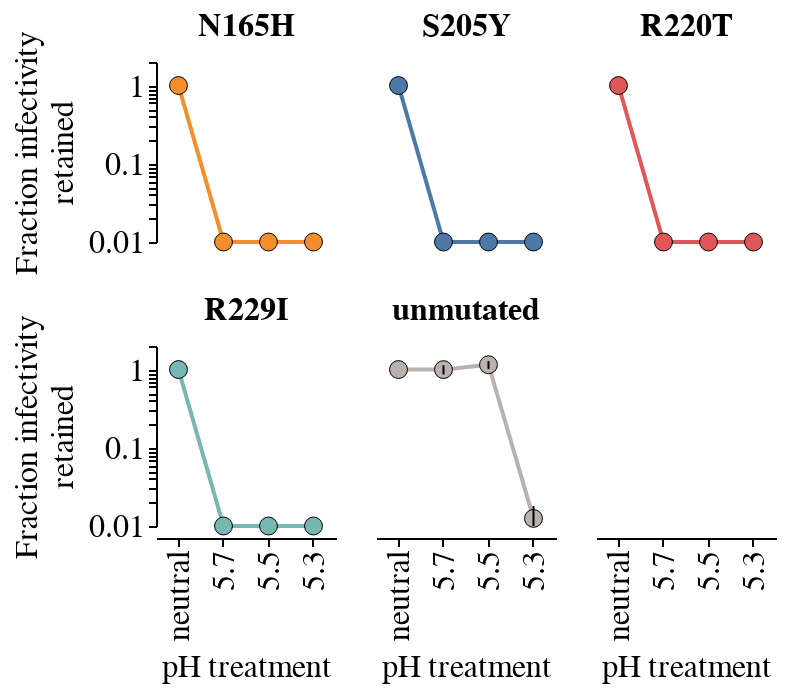

Here is the notebook cell this chart was saved with:
### Code cell
subset_df = summary.query(
    'virus in ["unmutated", "N165H", "S205Y", "R220T", "R229I"]'
)

lineplot = alt.Chart(subset_df).mark_line(
    color='#80B1D3', 
    size=2,
    point={"filled": True, "size": 80, "color": '#80B1D3', "stroke": 'black', "strokeWidth": 0.5}
).encode(
    x=alt.X(
        'pH_treatment', 
        title='pH treatment', 
        sort=['neutral', '5.7', '5.5', '5.3']
    ),
    y=alt.Y(
        'mean_infectivity_retained',
        title=['Fraction infectivity', 'retained'],
        scale=alt.Scale(type='log', domain=[0.01, 2])
    ),
    color=alt.Color(
        'virus:O',
        scale=alt.Scale(
            domain=["N165H", "S205Y", "R220T", "R229I", "unmutated"],
            range=['#F28E2B', '#4E79A7', '#E15759', '#76B7B2', '#BAB0AC']
        ),
        legend=None,
    ),
).properties(
    height=200,
    width=200
)

# error bars: mean ± 1SE
error_bars = alt.Chart(subset_df).mark_errorbar().encode(
    x=alt.X(
        'pH_treatment', 
        title='pH treatment', 
        sort=['neutral', '5.7', '5.5', '5.3']
    ),
    y=alt.Y(
        'lower:Q', 
        title=['Fraction infectivity', 'retained'],
        scale=alt.Scale(type='log', domain=[0.01, 2])
    ),
    y2='upper:Q',
)

(lineplot + error_bars).properties(
    width=90,
    height=90
).facet(
    facet=alt.Facet(
        'virus', 
        sort=['N165H', 'S205Y', 'R220T', 'R229I', 'unmutated'],
        title=None
    ),
    columns=3
).resolve_scale(
    x='shared',
    y='shared'
).configure_header(
    labelFontSize=16,
    labelFontWeight='bold'
)

### Figure 1 — Vega-Lite specification as saved in the notebook (floating-point values rounded to 4 significant figures)
{"config": {"background": "white", "title": {"fontSize": 20, "fontWeight": "normal", "font": "Helvetica", "anchor": "start", "color": "#000000", "orient": "top", "offset": 5, "subtitleColor": "gray", "subtitleFont": "Helvetica", "subtitleFontWeight": "normal", "subtitleFontSize": 18, "subtitlePadding": 2}, "axis": {"domain": true, "domainColor": "black", "domainWidth": 1, "grid": false, "gridColor": "#DEDDDD", "gridWidth": 0.5, "labelFont": "Helvetica", "labelFontSize": 16, "labelFlush": false, "labelFontWeight": "normal", "labelPadding": 2, "tickColor": "black", "tickSize": 4, "tickCount": 3, "tickWidth": 1, "titleFont": "Helvetica", "titleAlign": "center", "titleFontWeight": "normal", "titleFontSize": 16, "titlePadding": 5}, "legend": {"labelFont": "Helvetica", "labelFontSize": 16, "symbolSize": 100, "titleFont": "Helvetica", "titleFontSize": 16, "titleFontWeight": "normal", "padding": 5, "titleLimit": 200, "gradientLength": 100}, "range": {"category": ["#4e79a7", "#f28e2c", "#e15759", "#76b7b2", "#59a14f", "#edc949", "#af7aa1", "#ff9da7", "#9c755f", "#bab0ab"], "diverging": ["#c7e9b4", "#7fcdbb", "#41b6c4", "#1d91c0", "#225ea8", "#253494"]}, "view": {"stroke": "white", "strokeWidth": 0}, "text": {"font": "Helvetica", "fontSize": 16}, "header": {"labelFontSize": 16, "labelFontWeight": "bold"}}, "data": {"name": "data-63b6e59943c3a9137bacc3fedc8e79e9"}, "facet": {"field": "virus", "sort": ["N165H", "S205Y", "R220T", "R229I", "unmutated"], "title": null, "type": "nominal"}, "spec": {"layer": [{"mark": {"type": "line", "color": "#80B1D3", "point": {"filled": true, "size": 80, "color": "#80B1D3", "stroke": "black", "strokeWidth": 0.5}, "size": 2}, "encoding": {"color": {"field": "virus", "legend": null, "scale": {"domain": ["N165H", "S205Y", "R220T", "R229I", "unmutated"], "range": ["#F28E2B", "#4E79A7", "#E15759", "#76B7B2", "#BAB0AC"]}, "type": "ordinal"}, "x": {"field": "pH_treatment", "sort": ["neutral", "5.7", "5.5", "5.3"], "title": "pH treatment", "type": "nominal"}, "y": {"field": "mean_infectivity_retained", "scale": {"domain": [0.01, 2], "type": "log"}, "title": ["Fraction infectivity", "retained"], "type": "quantitative"}}}, {"mark": {"type": "errorbar"}, "encoding": {"x": {"field": "pH_treatment", "sort": ["neutral", "5.7", "5.5", "5.3"], "title": "pH treatment", "type": "nominal"}, "y": {"field": "lower", "scale": {"domain": [0.01, 2], "type": "log"}, "title": ["Fraction infectivity", "retained"], "type": "quantitative"}, "y2": {"field": "upper"}}}], "height": 90, "width": 90}, "columns": 3, "resolve": {"scale": {"x": "shared", "y": "shared"}}, "$schema": "https://vega.github.io/schema/vega-lite/v5.16.3.json", "datasets": {"data-63b6e59943c3a9137bacc3fedc8e79e9": [{"virus": "N165H", "pH_treatment": "5.3", "mean_infectivity_retained": 0.01, "se": 0.0005, "mutation": "N165H", "stability_mean": -0.7154, "lower": 0.01, "upper": 0.01}, {"virus": "N165H", "pH_treatment": "5.5", "mean_infectivity_retained": 0.01, "se": 0.0, "mutation": "N165H", "stability_mean": -0.7154, "lower": 0.01, "upper": 0.01}, {"virus": "N165H", "pH_treatment": "5.7", "mean_infectivity_retained": 0.01, "se": 0.0, "mutation": "N165H", "stability_mean": -0.7154, "lower": 0.01, "upper": 0.01}, {"virus": "N165H", "pH_treatment": "neutral", "mean_infectivity_retained": 1.0, "se": 0.0, "mutation": "N165H", "stability_mean": -0.7154, "lower": 1.0, "upper": 1.0}, {"virus": "R220T", "pH_treatment": "5.3", "mean_infectivity_retained": 0.01, "se": 0.0, "mutation": "R220T", "stability_mean": -0.6935, "lower": 0.01, "upper": 0.01}, {"virus": "R220T", "pH_treatment": "5.5", "mean_infectivity_retained": 0.01, "se": 0.001, "mutation": "R220T", "stability_mean": -0.6935, "lower": 0.01, "upper": 0.01}, {"virus": "R220T", "pH_treatment": "5.7", "mean_infectivity_retained": 0.01, "se": 0.0015, "mutation": "R220T", "stability_mean": -0.6935, "lower": 0.01, "upper": 0.01}, {"virus": "R220T", "pH_treatment": "neutral", "mean_infectivity_retained": 1.0, "se": 0.0, "mutation": "R220T", "stability_mean": -0.6935, "lower": 1.0, "upper": 1.0}, {"virus": "R229I", "pH_treatment": "5.3", "mean_infectivity_retained": 0.01, "se": 0.0005, "mutation": "R229I", "stability_mean": -1.103, "lower": 0.01, "upper": 0.01}, {"virus": "R229I", "pH_treatment": "5.5", "mean_infectivity_retained": 0.01, "se": 0.0005, "mutation": "R229I", "stability_mean": -1.103, "lower": 0.01, "upper": 0.01}, {"virus": "R229I", "pH_treatment": "5.7", "mean_infectivity_retained": 0.01, "se": 0.0005, "mutation": "R229I", "stability_mean": -1.103, "lower": 0.01, "upper": 0.01}, {"virus": "R229I", "pH_treatment": "neutral", "mean_infectivity_retained": 1.0, "se": 0.0, "mutation": "R229I", "stability_mean": -1.103, "lower": 1.0, "upper": 1.0}, {"virus": "S205Y", "pH_treatment": "5.3", "mean_infectivity_retained": 0.01, "se": 0.0, "mutation": "S205Y", "stability_mean": -0.7182, "lower": 0.01, "upper": 0.01}, {"virus": "S205Y", "pH_treatment": "5.5", "mean_infectivity_retained": 0.01, "se": 0.001, "mutation": "S205Y", "stability_mean": -0.7182, "lower": 0.01, "upper": 0.01}, {"virus": "S205Y", "pH_treatment": "5.7", "mean_infectivity_retained": 0.01, "se": 0.0005, "mutation": "S205Y", "stability_mean": -0.7182, "lower": 0.01, "upper": 0.01}, {"virus": "S205Y", "pH_treatment": "neutral", "mean_infectivity_retained": 1.0, "se": 0.0, "mutation": "S205Y", "stability_mean": -0.7182, "lower": 1.0, "upper": 1.0}, {"virus": "unmutated", "pH_treatment": "5.3", "mean_infectivity_retained": 0.0125, "se": 0.0055, "mutation": null, "stability_mean": 0.0, "lower": 0.01, "upper": 0.018}, {"virus": "unmutated", "pH_treatment": "5.5", "mean_infectivity_retained": 1.151, "se": 0.1325, "mutation": null, "stability_mean": 0.0, "lower": 1.019, "upper": 1.284}, {"virus": "unmutated", "pH_treatment": "5.7", "mean_infectivity_retained": 0.998, "se": 0.132, "mutation": null, "stability_mean": 0.0, "lower": 0.866, "upper": 1.13}, {"virus": "unmutated", "pH_treatment": "neutral", "mean_infectivity_retained": 1.0, "se": 0.0, "mutation": null, "stability_mean": 0.0, "lower": 1.0, "upper": 1.0}]}}
